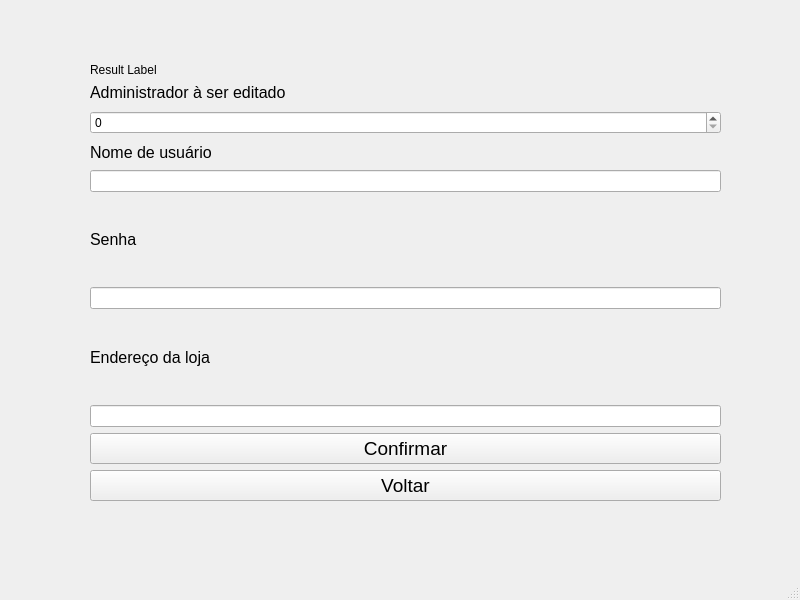
<?xml version="1.0" encoding="UTF-8"?>
<ui version="4.0">
 <class>EditAdm</class>
 <widget class="QMainWindow" name="EditAdm">
  <property name="geometry">
   <rect>
    <x>0</x>
    <y>0</y>
    <width>800</width>
    <height>600</height>
   </rect>
  </property>
  <property name="windowTitle">
   <string>MainWindow</string>
  </property>
  <widget class="QWidget" name="centralwidget">
   <widget class="QLabel" name="resultLabel">
    <property name="geometry">
     <rect>
      <x>90</x>
      <y>60</y>
      <width>641</width>
      <height>19</height>
     </rect>
    </property>
    <property name="text">
     <string>Result Label</string>
    </property>
   </widget>
   <widget class="QWidget" name="layoutWidget">
    <property name="geometry">
     <rect>
      <x>90</x>
      <y>80</y>
      <width>631</width>
      <height>421</height>
     </rect>
    </property>
    <layout class="QGridLayout" name="gridLayout">
     <item row="0" column="0">
      <layout class="QVBoxLayout" name="verticalLayout_4">
       <item>
        <layout class="QVBoxLayout" name="verticalLayout">
         <item>
          <widget class="QLabel" name="label_5">
           <property name="font">
            <font>
             <pointsize>12</pointsize>
            </font>
           </property>
           <property name="text">
            <string>Administrador à ser editado</string>
           </property>
          </widget>
         </item>
         <item>
          <widget class="QSpinBox" name="spinBox"/>
         </item>
         <item>
          <widget class="QLabel" name="label">
           <property name="font">
            <font>
             <pointsize>12</pointsize>
            </font>
           </property>
           <property name="text">
            <string>Nome de usuário</string>
           </property>
          </widget>
         </item>
         <item>
          <widget class="QLineEdit" name="lineNome"/>
         </item>
        </layout>
       </item>
       <item>
        <layout class="QVBoxLayout" name="verticalLayout_2">
         <item>
          <widget class="QLabel" name="label_2">
           <property name="font">
            <font>
             <pointsize>12</pointsize>
            </font>
           </property>
           <property name="text">
            <string>Senha</string>
           </property>
          </widget>
         </item>
         <item>
          <widget class="QLineEdit" name="lineSenha">
           <property name="echoMode">
            <enum>QLineEdit::Password</enum>
           </property>
          </widget>
         </item>
        </layout>
       </item>
       <item>
        <layout class="QVBoxLayout" name="verticalLayout_3">
         <item>
          <widget class="QLabel" name="label_3">
           <property name="font">
            <font>
             <pointsize>12</pointsize>
            </font>
           </property>
           <property name="text">
            <string>Endereço da loja</string>
           </property>
          </widget>
         </item>
         <item>
          <widget class="QLineEdit" name="lineEnd"/>
         </item>
        </layout>
       </item>
      </layout>
     </item>
     <item row="1" column="0">
      <layout class="QVBoxLayout" name="verticalLayout_5">
       <item>
        <widget class="QPushButton" name="pushButton">
         <property name="font">
          <font>
           <pointsize>14</pointsize>
          </font>
         </property>
         <property name="text">
          <string>Confirmar</string>
         </property>
        </widget>
       </item>
       <item>
        <widget class="QPushButton" name="pushButton_2">
         <property name="font">
          <font>
           <pointsize>14</pointsize>
          </font>
         </property>
         <property name="text">
          <string>Voltar</string>
         </property>
        </widget>
       </item>
      </layout>
     </item>
    </layout>
   </widget>
  </widget>
  <widget class="QMenuBar" name="menubar">
   <property name="geometry">
    <rect>
     <x>0</x>
     <y>0</y>
     <width>800</width>
     <height>24</height>
    </rect>
   </property>
  </widget>
  <widget class="QStatusBar" name="statusbar"/>
 </widget>
 <resources/>
 <connections/>
</ui>
